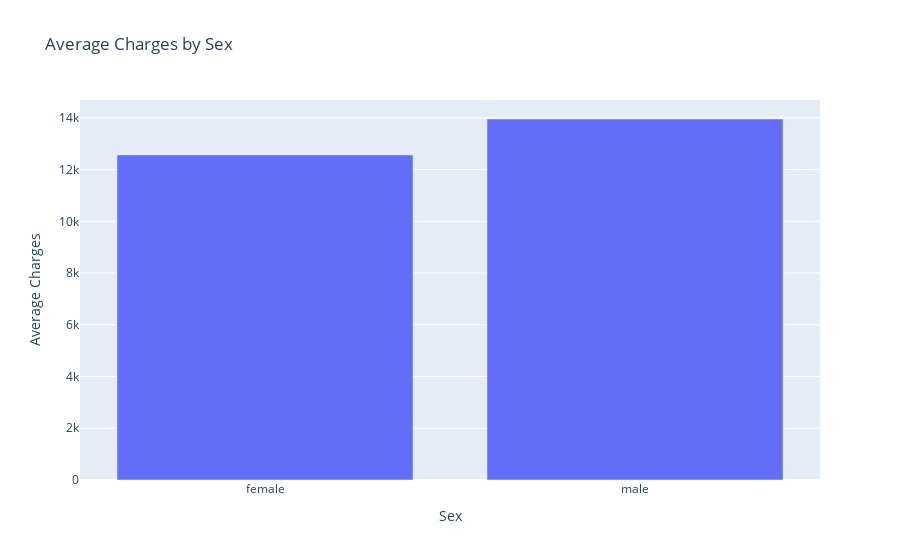

The notebook cell this image was saved under:
### Code cell
px.bar(x=df.groupby('sex')['charges'].mean().index,y=df.groupby('sex')['charges'].mean().values,
      title='Average Charges by Sex',labels={'x':'Sex','y':'Average Charges'})

### Figure 1 — Plotly figure (JSON) as saved in the notebook; plotly's stock layout.template omitted (floating-point values rounded to 4 significant figures)
{"data": [{"alignmentgroup": "True", "hovertemplate": "Sex=%{x}<br>Average Charges=%{y}<extra></extra>", "legendgroup": "", "marker": {"color": "#636efa", "pattern": {"shape": ""}}, "name": "", "offsetgroup": "", "orientation": "v", "showlegend": false, "textposition": "auto", "type": "bar", "x": ["female", "male"], "xaxis": "x", "y": [12570.0, 13960.0], "yaxis": "y"}], "layout": {"barmode": "relative", "legend": {"tracegroupgap": 0}, "title": {"text": "Average Charges by Sex"}, "xaxis": {"anchor": "y", "domain": [0, 1], "title": {"text": "Sex"}}, "yaxis": {"anchor": "x", "domain": [0, 1], "title": {"text": "Average Charges"}}}}
